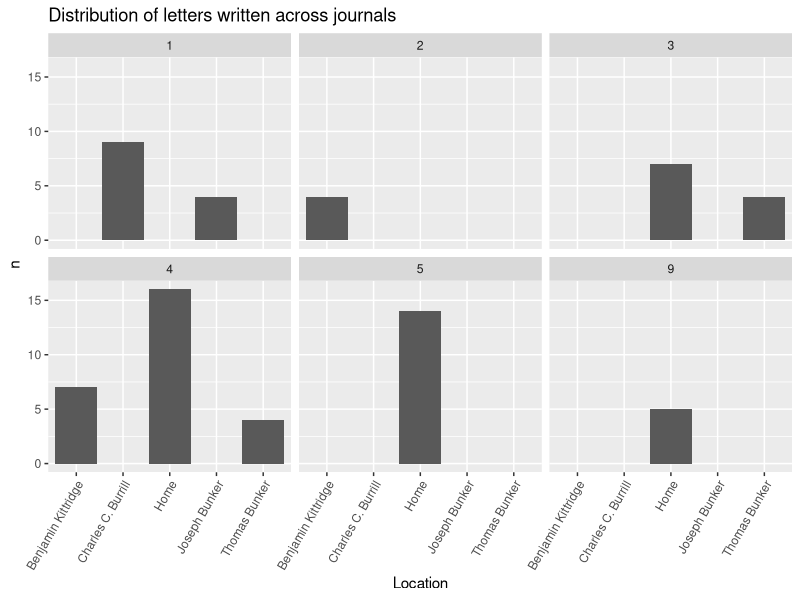
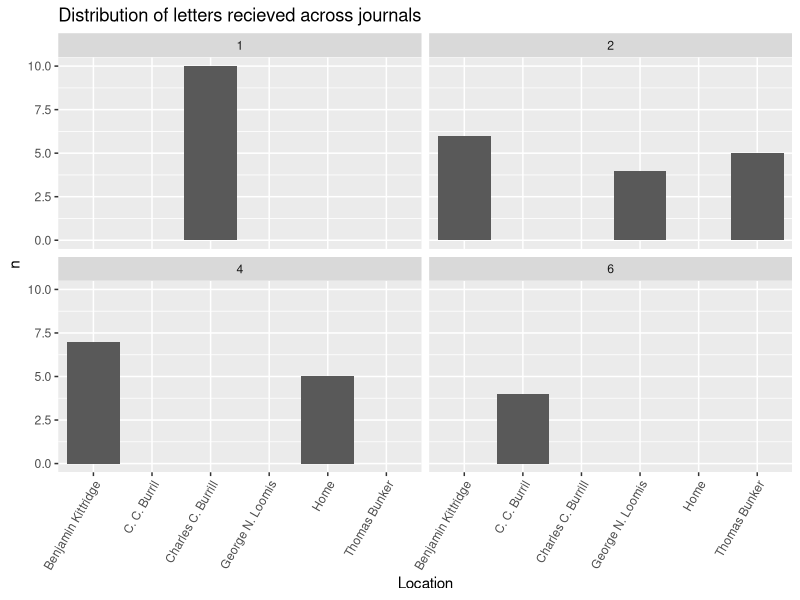
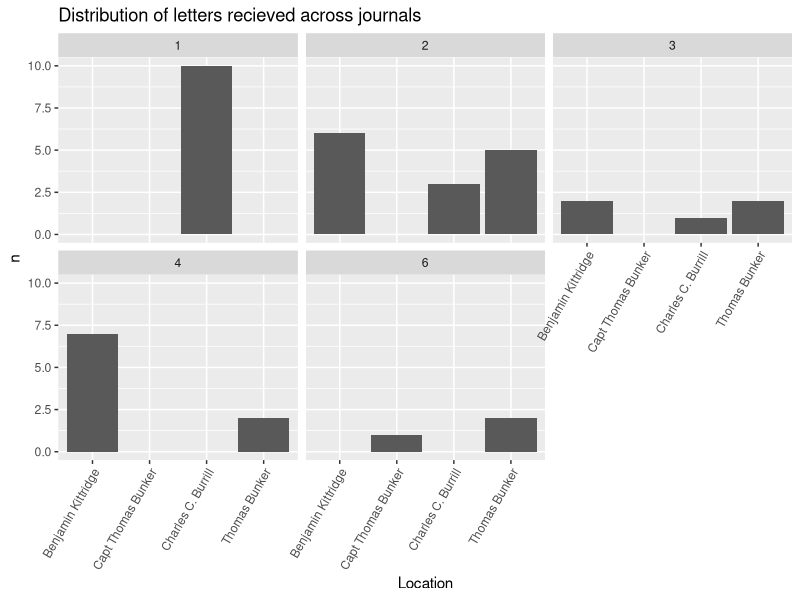
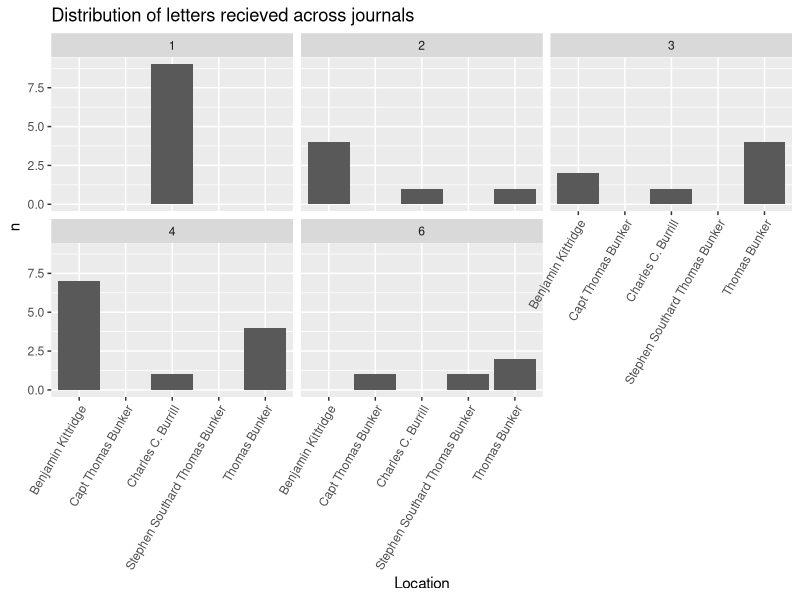

These charts were generated, in order, by the following R code:
## ---- chunk 1
install.packages(c("tidyverse", 
                   "tidytext",
                   "stopwords",
                   "widyr",
                   "tidygraph",
                   "tidylo",
                   "ggraph",
                   "wordcloud",
                   "dplyr"))
## ---- chunk 2
library(dplyr)
library(tidyverse)
library("magrittr") 
library(tidyverse)
library(tidytext)
## ---- chunk 3
library(readr)
journal_71_72 <- read_csv("Data_Sets/journal_1871_1872 - Sheet1 (1).csv")
journal_73 <- read_csv("Data_Sets/journal_1873 - Sheet1.csv")
journal_74 <- read_csv("Data_Sets/journal_1874 - Sheet1.csv")
journal_75 <- read_csv("Data_Sets/journal_1875 - Sheet1.csv")
journal_76 <- read_csv("Data_Sets/journal_1876 - Sheet1.csv")
journal_77 <- read_csv("Data_Sets/journal_1877 - Sheet1.csv")
journal_80 <- read_csv("Data_Sets/journal_1880 - Sheet1.csv")
journal_83 <- read_csv("Data_Sets/journal_1883 - Sheet1.csv")
journal_84 <- read_csv("Data_Sets/journal_1884 - Sheet1.csv")
journal_86 <- read_csv("Data_Sets/journal_1886 - Sheet1.csv")

## ---- chunk 4
journal_71_72$journal <- 1
journal_73$journal <- 2
journal_74$journal <- 3
journal_75$journal <- 4
journal_76$journal <- 5
journal_77$journal <- 6

journal_80$journal <- 9

journal_83$journal <- 12
journal_84$journal <- 13

journal_86$journal <- 15
## ---- chunk 5
journal_71_72 <- journal_71_72 %>%
  rename(transcription_accuracy = transcription) %>%
  mutate(image_path = as.character(image_path)) %>%
  mutate(image_description = as.character(image_description))

journal_75 <- journal_75 %>%
  mutate(quantity = as.character(quantity)) %>%
  mutate(latitude = as.logical(latitude)) %>%
  mutate(latitude_origin = as.logical(latitude_origin)) %>%
  mutate(longitude = as.logical(longitude)) %>%
  mutate(longitude_origin = as.logical(longitude_origin))

journal_76 <- journal_76 %>%
  mutate(quantity = as.character(quantity)) %>%
  mutate(latitude = as.logical(latitude)) %>%
  mutate(latitude_origin = as.logical(latitude_origin)) %>%
  mutate(longitude = as.logical(longitude)) %>%
  mutate(longitude_origin = as.logical(longitude_origin)) %>%
  mutate(image_path = as.character(image_path)) %>%
  mutate(image_description = as.character(image_description)) %>%
  mutate(noteworthy = as.logical(noteworthy))

journal_77 <- journal_77 %>%
  mutate(quantity = as.character(quantity)) %>%
  mutate(image_path = as.character(image_path)) %>%
  mutate(image_description = as.character(image_description)) %>%
  mutate(noteworthy = as.logical(noteworthy)) %>%
  mutate(temperature_am = as.logical(temperature_am))

journal_80 <- journal_80 %>%
  mutate(image_path = as.character(image_path)) %>%
  mutate(image_description = as.character(image_description)) %>%
  mutate(noteworthy = as.logical(noteworthy)) %>%
  mutate(temperature_am = as.logical(temperature_am)) %>%
  mutate(temperature_pm = as.logical(temperature_pm)) %>%
  mutate(temperature_night = as.logical(temperature_night))
  
journal_86 <- journal_86 %>%
  mutate(image_path = as.character(image_path)) %>%
  mutate(image_description = as.character(image_description)) %>%
  mutate(noteworthy = as.logical(noteworthy)) %>%
  mutate(temperature_am = as.logical(temperature_am)) %>%
  mutate(temperature_pm = as.logical(temperature_pm)) %>%
  mutate(temperature_night = as.logical(temperature_night)) %>%
  mutate(latitude = as.logical(latitude)) %>%
  mutate(recorder = as.character(recorder)) %>%
  mutate(notes = as.character(notes)) %>%
  select(- ...37)

journal_83 <- journal_83 %>%
  mutate(image_path = as.character(image_path)) %>%
  mutate(image_description = as.character(image_description)) %>%
  mutate(noteworthy = as.logical(noteworthy)) %>%
  mutate(temperature_am = as.logical(temperature_am)) %>%
  mutate(latitude = as.logical(latitude)) %>%
  mutate(latitude_origin = as.logical(latitude_origin)) %>%
  mutate(longitude_origin = as.logical(longitude_origin)) %>%
  mutate(letter_from = as.character(letter_from))
  
journal_84 <- journal_84 %>%
  mutate(image_path = as.character(image_path)) %>%
  mutate(image_description = as.character(image_description)) %>%
  mutate(noteworthy = as.logical(noteworthy)) %>%
  mutate(temperature_am = as.logical(temperature_am)) %>%
  mutate(latitude = as.logical(latitude)) %>%
  mutate(latitude_origin = as.logical(latitude_origin)) %>%
  mutate(letter_to = as.character(letter_to))%>%
  mutate(notes = as.character(notes))
## ---- chunk 6
journals <- dplyr::bind_rows(journal_71_72, journal_73, journal_74, journal_75, journal_76, journal_77, journal_80, journal_86)
## ---- chunk 7
letters <- journals %>%
  filter(letter != "no letter")
## ---- chunk 8
read_letters <- letters %>%
  filter(letter_from != "NA")
  
## ---- chunk 9
write_letters <- letters %>%
  filter(letter_to != "NA")
## ---- chunk 10
read_letters <- read_letters %>%
  separate(letter_from, c("person_1", "person_2", "person_3", "person_4"), sep = ",")
## ---- chunk 11
per_1 <- read_letters %>%
  select(person_1, journal, journal_entry, date_mdy, month, transcription_accuracy, location, location_accuracy, local_place, local_place_accuracy, latitude,latitude_origin, longitude, longitude_origin, quantity, unit, item, letter, wind_direction_am, wind_direction_pm, wind_direction_night, weather_condition_am, weather_condition_pm, weather_condition_night, temperature_am, temperature_pm, temperature_night, image_path, image_description, recorder, notes, noteworthy, second_check) %>%
  rename(from = person_1)
per_2 <- read_letters %>%
  select(person_2, journal, journal_entry, date_mdy, month, transcription_accuracy, location, location_accuracy, local_place, local_place_accuracy, latitude,latitude_origin, longitude, longitude_origin, quantity, unit, item, letter, wind_direction_am, wind_direction_pm, wind_direction_night, weather_condition_am, weather_condition_pm, weather_condition_night, temperature_am, temperature_pm, temperature_night, image_path, image_description, recorder, notes, noteworthy, second_check) %>%
  rename(from = person_2)
per_3 <- read_letters %>%
  select(person_3, journal, journal_entry, date_mdy, month, transcription_accuracy, location, location_accuracy, local_place, local_place_accuracy, latitude,latitude_origin, longitude, longitude_origin, quantity, unit, item, letter, wind_direction_am, wind_direction_pm, wind_direction_night, weather_condition_am, weather_condition_pm, weather_condition_night, temperature_am, temperature_pm, temperature_night, image_path, image_description, recorder, notes, noteworthy, second_check) %>%
  rename(from = person_3)
per_4 <- read_letters %>%
  select(person_4, journal, journal_entry, date_mdy, month, transcription_accuracy, location, location_accuracy, local_place, local_place_accuracy, latitude,latitude_origin, longitude, longitude_origin, quantity, unit, item, letter, wind_direction_am, wind_direction_pm, wind_direction_night, weather_condition_am, weather_condition_pm, weather_condition_night, temperature_am, temperature_pm, temperature_night, image_path, image_description, recorder, notes, noteworthy, second_check) %>%
  rename(from = person_4)

read_letters <- dplyr::bind_rows(per_1, per_2, per_3, per_4)
## ---- chunk 12
read_letters <- read_letters %>%
  mutate(from = str_to_title(from)) %>%
  mutate(from = trimws(from, "both")) %>%
  filter(from != "NA")
## ---- chunk 13
(read_count <- read_letters %>%
   filter(from!= "NA") %>%
    count(from, sort = TRUE))
## ---- chunk 14
write_letters <- write_letters %>%
  separate(letter_to, c("person_1", "person_2", "person_3", "person_4"), sep = ",")
## ---- chunk 15
per_1 <- write_letters %>%
  select(person_1, journal, journal_entry, date_mdy, month, transcription_accuracy, location, location_accuracy, local_place, local_place_accuracy, latitude,latitude_origin, longitude, longitude_origin, quantity, unit, item, letter, wind_direction_am, wind_direction_pm, wind_direction_night, weather_condition_am, weather_condition_pm, weather_condition_night, temperature_am, temperature_pm, temperature_night, image_path, image_description, recorder, notes, noteworthy, second_check) %>%
  rename(to = person_1)
per_2 <- write_letters %>%
  select(person_2, journal, journal_entry, date_mdy, month, transcription_accuracy, location, location_accuracy, local_place, local_place_accuracy, latitude,latitude_origin, longitude, longitude_origin, quantity, unit, item, letter, wind_direction_am, wind_direction_pm, wind_direction_night, weather_condition_am, weather_condition_pm, weather_condition_night, temperature_am, temperature_pm, temperature_night, image_path, image_description, recorder, notes, noteworthy, second_check) %>%
  rename(to = person_2)
per_3 <- write_letters %>%
  select(person_3, journal, journal_entry, date_mdy, month, transcription_accuracy, location, location_accuracy, local_place, local_place_accuracy, latitude,latitude_origin, longitude, longitude_origin, quantity, unit, item, letter, wind_direction_am, wind_direction_pm, wind_direction_night, weather_condition_am, weather_condition_pm, weather_condition_night, temperature_am, temperature_pm, temperature_night, image_path, image_description, recorder, notes, noteworthy, second_check) %>%
  rename(to = person_3)
per_4 <- write_letters %>%
  select(person_4, journal, journal_entry, date_mdy, month, transcription_accuracy, location, location_accuracy, local_place, local_place_accuracy, latitude,latitude_origin, longitude, longitude_origin, quantity, unit, item, letter, wind_direction_am, wind_direction_pm, wind_direction_night, weather_condition_am, weather_condition_pm, weather_condition_night, temperature_am, temperature_pm, temperature_night, image_path, image_description, recorder, notes, noteworthy, second_check) %>%
  rename(to = person_4)

write_letters <- dplyr::bind_rows(per_1, per_2, per_3, per_4)
## ---- chunk 16
write_letters <- write_letters %>%
  mutate(to = str_to_title(to)) %>%
  mutate(to = trimws(to, "both")) %>%
  filter(to != "NA")
## ---- chunk 17
(write_count <- write_letters %>%
   filter(to != "NA") %>%
    count(to, sort = TRUE))

## ---- chunk 18
ben_kitt <-letters %>%
  filter(grepl('Benjamin Kittridge|benjamin kittridge', letter_from))
ben_kitt_2 <-letters %>%
  filter(grepl('Benjamin Kittridge|benjamin kittridge', letter_to))

ben_kitt <- dplyr::bind_rows(ben_kitt, ben_kitt_2)
## ---- chunk 19
(BK_words <- ben_kitt %>%
    unnest_tokens(word, journal_entry) %>%
    count(journal, word, sort = TRUE) %>%
    filter(!word %in% stop_words$word))
## ---- chunk 20
bk_mention <-journals %>%
  filter(grepl('Benj. Kittridge|Benjamin Kittredge|Kittredge', journal_entry)) %>%
  filter(letter == "no letter")
## ---- chunk 21
(bk_word_xletter <- bk_mention %>%
  filter(letter == "no letter") %>%
    unnest_tokens(word, journal_entry) %>%
    count(journal, word, sort = TRUE) %>%
    filter(!word %in% stop_words$word))
## ---- chunk 22
CC_Burr <-letters %>%
  filter(grepl('Charles C. Burrill|C. C. Burrill', letter_from))
CC_Burr_2 <-letters %>%
  filter(grepl('Charles C. Burrill|C. C. Burrill', letter_to))

CC_Burr <- dplyr::bind_rows(CC_Burr, CC_Burr_2)
## ---- chunk 23
(CC_words <- CC_Burr %>%
    unnest_tokens(word, journal_entry) %>%
    count(journal, word, sort = TRUE) %>%
    filter(!word %in% stop_words$word))
## ---- chunk 24
CB_mention <-journals %>%
  filter(grepl('CC Burrill|C.C. Burrill|C. C. Burrill|C C Burrill| Charles C. Burrill| Charles C Burrill|Chas. C. Burrill', journal_entry)) %>%
  filter(letter == "no letter")
## ---- chunk 25
(cb_word_xletter <- CB_mention %>%
  filter(letter == "no letter") %>%
    unnest_tokens(word, journal_entry) %>%
    count(journal, word, sort = TRUE) %>%
    filter(!word %in% stop_words$word))
## ---- chunk 26
Tom_Bunk <-letters %>%
  filter(grepl('Thomas Bunker', letter_from))
Tom_Bunk_2 <-letters %>%
  filter(grepl('Thomas Bunker', letter_to))

Tom_Bunk <- dplyr::bind_rows(Tom_Bunk, Tom_Bunk_2)
## ---- chunk 27
(TB_words <- Tom_Bunk %>%
    unnest_tokens(word, journal_entry) %>%
    count(journal, word, sort = TRUE) %>%
    filter(!word %in% stop_words$word))
## ---- chunk 28
tb_mention <-journals %>%
  filter(grepl('Thomas Bunker|Thom Bunker|thomas Bunker', journal_entry)) %>%
  filter(letter == "no letter")
## ---- chunk 29
(tb_word_xletter <- tb_mention %>%
  filter(letter == "no letter") %>%
    unnest_tokens(word, journal_entry) %>%
    count(journal, word, sort = TRUE) %>%
    filter(!word %in% stop_words$word))
## ---- chunk 30
JF_King <-letters %>%
  filter(grepl('J.F. Kingsley|J.F.K|JFK|Jfk|J F Kingsley| J. F. Kingsley', letter_from))
JF_King_2 <-letters %>%
  filter(grepl('J.F. Kingsley|J.F.K|JFK|Jfk|J F Kingsley| J. F. Kingsley', letter_to))

JF_King <- dplyr::bind_rows(JF_King, JF_King_2)
## ---- chunk 31
(JFK_words <- JF_King %>%
    unnest_tokens(word, journal_entry) %>%
    count(journal, word, sort = TRUE) %>%
    filter(!word %in% stop_words$word))
## ---- chunk 32
jfk_mention <-journals %>%
  filter(grepl('J.F. Kingsley|J.F.K|JFK|Jfk|J F Kingsley| J. F. Kingsley', journal_entry)) 
## ---- chunk 33
(jfk_word_xletter <- jfk_mention %>%
    unnest_tokens(word, journal_entry) %>%
    count(journal, word, sort = TRUE) %>%
    filter(!word %in% stop_words$word))
## ---- chunk 34
count_1 <- write_letters %>%
    filter(journal == 1) %>%
           count(to) 
count_2 <- write_letters %>%
    filter(journal == 2) %>%
           count(to) 
count_3 <- write_letters %>%
    filter(journal == 3) %>%
           count(to)
count_4 <- write_letters %>%
    filter(journal == 4) %>%
           count(to)
count_5 <- write_letters %>%
    filter(journal == 5) %>%
           count(to)
count_6 <- write_letters %>%
    filter(journal == 6) %>%
           count(to) 
count_9 <- write_letters %>%
    filter(journal == 9) %>%
           count(to)
count_12 <- write_letters %>%
    filter(journal == 12) %>%
           count(to)
count_13 <- write_letters %>%
    filter(journal == 13) %>%
           count(to)
count_15 <- write_letters %>%
    filter(journal == 15) %>%
           count(to) 

## ---- chunk 35
count_1$journal <- 1
count_2$journal <- 2
count_3$journal <- 3
count_4$journal <- 4
count_5$journal <- 5
count_6$journal <- 6
count_9$journal <- 9
count_12$journal <- 12
count_13$journal <- 13
count_15$journal <- 15
## ---- chunk 36

to_count <- dplyr::bind_rows(count_1, count_2, count_3, count_4, count_5, count_6, count_9, count_12,count_13, count_15)
## ---- chunk 37
to_count %>%
  group_by(journal) %>%
   filter(n > 3) %>%
  ggplot(aes(x=to, y=n)) + 
   geom_bar(stat = "identity")+
   facet_wrap(vars(journal))+
    theme(axis.text.x = element_text(angle = 60, hjust = 1))+
   labs(y = "n", x = "Location", title = "Distribution of letters written across journals")
## ---- chunk 38
count_1 <- read_letters %>%
    filter(journal == 1) %>%
           count(from) 
count_2 <- read_letters %>%
    filter(journal == 2) %>%
           count(from) 
count_3 <- read_letters %>%
    filter(journal == 3) %>%
           count(from)
count_4 <- read_letters %>%
    filter(journal == 4) %>%
           count(from)
count_5 <- read_letters %>%
    filter(journal == 5) %>%
           count(from)
count_6 <- read_letters %>%
    filter(journal == 6) %>%
           count(from) 
count_9 <- read_letters %>%
    filter(journal == 9) %>%
           count(from)
count_12 <- read_letters %>%
    filter(journal == 12) %>%
           count(from)
count_13 <- read_letters %>%
    filter(journal == 13) %>%
           count(from)
count_15 <- read_letters %>%
    filter(journal == 15) %>%
           count(from) 

## ---- chunk 39
count_1$journal <- 1
count_2$journal <- 2
count_3$journal <- 3
count_4$journal <- 4
count_5$journal <- 5
count_6$journal <- 6
count_9$journal <- 9
count_12$journal <- 12
count_13$journal <- 13
count_15$journal <- 15
## ---- chunk 40

from_count <- dplyr::bind_rows(count_1, count_2, count_3, count_4, count_5, count_6, count_9, count_12,count_13, count_15)
## ---- chunk 41
from_count %>%
  group_by(journal) %>%
   filter(n > 3) %>%
  ggplot(aes(x=from, y=n)) + 
   geom_bar(stat = "identity")+
   facet_wrap(vars(journal))+
    theme(axis.text.x = element_text(angle = 60, hjust = 1))+
   labs(y = "n", x = "Location", title = "Distribution of letters recieved across journals")
## ---- chunk 42
top_from <- dplyr::filter(from_count, grepl('C. C. Burill|C.C. Burrill|C.c. Burrill|CC Burrill|Charles C. Burrill|Charles C Burill|Benjamin Kittridge|Thomas Bunker|Capt. Thomas Bunker|J.F. Kingsley|J.F.K|JFK|Jfk|J F Kingsley| J. F. Kingsley', from))
## ---- chunk 43
top_from %>%
  group_by(journal) %>%
  ggplot(aes(x=from, y=n)) + 
   geom_bar(stat = "identity")+
   facet_wrap(vars(journal))+
    theme(axis.text.x = element_text(angle = 60, hjust = 1))+
   labs(y = "n", x = "Location", title = "Distribution of letters recieved across journals")
## ---- chunk 44
top_to <- dplyr::filter(to_count, grepl('C. C. Burill|C.C. Burrill|C.c. Burrill|CC Burrill|Charles C. Burrill|Charles C Burill|Benjamin Kittridge|Thomas Bunker|Capt. Thomas Bunker|J.F. Kingsley|J.F.K|JFK|Jfk|J F Kingsley| J. F. Kingsley', to))
## ---- chunk 45
top_to %>%
  group_by(journal) %>%
  ggplot(aes(x=to, y=n)) + 
   geom_bar(stat = "identity")+
   facet_wrap(vars(journal))+
    theme(axis.text.x = element_text(angle = 60, hjust = 1))+
   labs(y = "n", x = "Location", title = "Distribution of letters recieved across journals")
## ---- chunk 46
#mapping <- c("74250" = 1, "8000" = 2, "9000" = 3)
#data$Week_Number <- mapping[as.character(data$Process_ID)]

#https://forum.posit.co/t/creating-a-new-column-based-on-another-column/109464/6
## ---- chunk 47
Top_2 <-   
  dplyr::filter(write_letters, grepl('C. C. Burill|C.C. Burrill|C.c. Burrill|CC Burrill|Charles C. Burrill|Charles C Burill|Benjamin Kittridge|Thomas Bunker|Capt. Thomas Bunker|J.F. Kingsley|J.F.K|JFK|Jfk|J F Kingsley| J. F. Kingsley', to))%>%
  rename(person = to)
Top_f <-
  dplyr::filter(read_letters, grepl('C. C. Burill|C.C. Burrill|C.c. Burrill|CC Burrill|Charles C. Burrill|Charles C Burill|Benjamin Kittridge|Thomas Bunker|Capt. Thomas Bunker|J.F. Kingsley|J.F.K|JFK|Jfk|J F Kingsley| J. F. Kingsley', from))%>%
  rename(person = from)

top <- dplyr::bind_rows(Top_2, Top_f)
## ---- chunk 48
mapping <- c("C. C. Burrill" = 44.5434, "C.C. Burrill" = 44.5434, "C.c. Burrill" = 44.5434,"CC Burrill" = 44.5434,"Charles C. Burrill" = 44.5434,"Charles C Burill" = 44.5434, "Benjamin Kittridge" = 2, "Thomas Bunker" = 3, "Capt. Thomas Bunker" = 3)

top$latitude_to <- mapping[as.character(top$person)]
